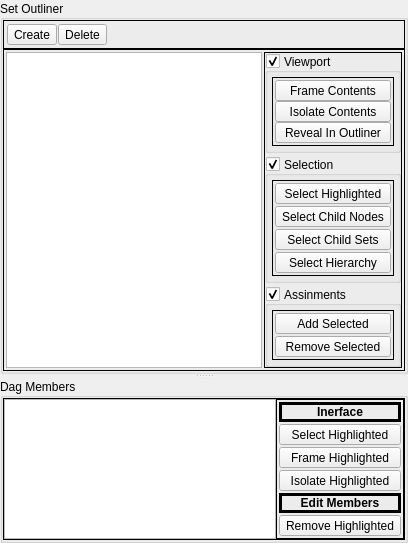
    <widget class="QSplitter" name="splitter">
     <property name="orientation">
      <enum>Qt::Vertical</enum>
     </property>
     <widget class="QGroupBox" name="Selection_Set_Outliner_groupBox">
      <property name="title">
       <string>Set Outliner</string>
      </property>
      <property name="alignment">
       <set>Qt::AlignLeading|Qt::AlignLeft|Qt::AlignVCenter</set>
      </property>
      <layout class="QVBoxLayout" name="verticalLayout">
       <property name="spacing">
        <number>0</number>
       </property>
       <property name="margin">
        <number>0</number>
       </property>
       <item>
        <widget class="QFrame" name="frame_2">
         <property name="frameShape">
          <enum>QFrame::Box</enum>
         </property>
         <layout class="QHBoxLayout" name="horizontalLayout">
          <property name="spacing">
           <number>1</number>
          </property>
          <property name="margin">
           <number>3</number>
          </property>
          <item>
           <widget class="QToolButton" name="SSets_Create_Tool_Button">
            <property name="sizePolicy">
             <sizepolicy hsizetype="Fixed" vsizetype="Fixed">
              <horstretch>0</horstretch>
              <verstretch>0</verstretch>
             </sizepolicy>
            </property>
            <property name="toolTip">
             <string>Create New Sets Under Selected Sets</string>
            </property>
            <property name="text">
             <string>Create</string>
            </property>
            <property name="icon">
             <iconset resource="../Internal_icons/maya_Internal_icons.qrc">
              <normaloff>:/C/createcontainer</normaloff>:/C/createcontainer</iconset>
            </property>
            <property name="toolButtonStyle">
             <enum>Qt::ToolButtonTextBesideIcon</enum>
            </property>
            <attribute name="buttonGroup">
             <string notr="true">All_Icon_Buttons</string>
            </attribute>
           </widget>
          </item>
          <item>
           <widget class="QToolButton" name="SSets_Delete_Tool_Button">
            <property name="sizePolicy">
             <sizepolicy hsizetype="Fixed" vsizetype="Fixed">
              <horstretch>0</horstretch>
              <verstretch>0</verstretch>
             </sizepolicy>
            </property>
            <property name="toolTip">
             <string>Delete Highlighted Sets</string>
            </property>
            <property name="text">
             <string>Delete</string>
            </property>
            <property name="icon">
             <iconset resource="../Internal_icons/maya_Internal_icons.qrc">
              <normaloff>:/R/removerenderable</normaloff>:/R/removerenderable</iconset>
            </property>
            <property name="toolButtonStyle">
             <enum>Qt::ToolButtonTextBesideIcon</enum>
            </property>
            <attribute name="buttonGroup">
             <string notr="true">All_Icon_Buttons</string>
            </attribute>
           </widget>
          </item>
          <item>
           <spacer name="horizontalSpacer_2">
            <property name="orientation">
             <enum>Qt::Horizontal</enum>
            </property>
            <property name="sizeHint" stdset="0">
             <size>
              <width>40</width>
              <height>20</height>
             </size>
            </property>
           </spacer>
          </item>
         </layout>
        </widget>
       </item>
       <item>
        <widget class="QFrame" name="Selection_Set_Outliner_Frame">
         <property name="frameShape">
          <enum>QFrame::Box</enum>
         </property>
         <property name="frameShadow">
          <enum>QFrame::Plain</enum>
         </property>
         <layout class="QHBoxLayout" name="horizontalLayout_2">
          <property name="spacing">
           <number>2</number>
          </property>
          <property name="margin">
           <number>2</number>
          </property>
          <item>
           <widget class="Tree_View" name="Selection_Set_Outliner_Tree_View">
            <property name="selectionMode">
             <enum>QAbstractItemView::ExtendedSelection</enum>
            </property>
           </widget>
          </item>
          <item>
           <widget class="QFrame" name="frame">
            <property name="frameShape">
             <enum>QFrame::Box</enum>
            </property>
            <layout class="QVBoxLayout" name="verticalLayout_2">
             <property name="spacing">
              <number>3</number>
             </property>
             <property name="margin">
              <number>0</number>
             </property>
             <item>
              <widget class="QGroupBox" name="SSets_Maya_Viewport_GroupBox">
               <property name="title">
                <string>Viewport</string>
               </property>
               <property name="alignment">
                <set>Qt::AlignLeading|Qt::AlignLeft|Qt::AlignVCenter</set>
               </property>
               <property name="checkable">
                <bool>true</bool>
               </property>
               <layout class="QVBoxLayout" name="verticalLayout_4">
                <property name="spacing">
                 <number>2</number>
                </property>
                <property name="margin">
                 <number>4</number>
                </property>
                <item>
                 <widget class="QFrame" name="SSets_Maya_Viewport_Frame">
                  <property name="frameShape">
                   <enum>QFrame::Box</enum>
                  </property>
                  <property name="frameShadow">
                   <enum>QFrame::Plain</enum>
                  </property>
                  <layout class="QHBoxLayout" name="horizontalLayout_8">
                   <property name="spacing">
                    <number>0</number>
                   </property>
                   <property name="margin">
                    <number>1</number>
                   </property>
                   <item>
                    <layout class="QVBoxLayout" name="SSets_Maya_Viewport_Tool_Buttons_Layout">
                     <property name="spacing">
                      <number>0</number>
                     </property>
                     <property name="margin">
                      <number>1</number>
                     </property>
                     <item>
                      <widget class="QToolButton" name="SSets_Frame_Contents_Tool_Button">
                       <property name="sizePolicy">
                        <sizepolicy hsizetype="Minimum" vsizetype="Fixed">
                         <horstretch>0</horstretch>
                         <verstretch>0</verstretch>
                        </sizepolicy>
                       </property>
                       <property name="toolTip">
                        <string>Select Child Nodes Of Highlighted Sets</string>
                       </property>
                       <property name="text">
                        <string>Frame Contents</string>
                       </property>
                       <property name="icon">
                        <iconset resource="../Internal_icons/maya_Internal_icons.qrc">
                         <normaloff>:/F/framegraph</normaloff>:/F/framegraph</iconset>
                       </property>
                       <property name="toolButtonStyle">
                        <enum>Qt::ToolButtonTextBesideIcon</enum>
                       </property>
                      </widget>
                     </item>
                     <item>
                      <widget class="QToolButton" name="SSets_Isolate_Contents_Tool_Button">
                       <property name="sizePolicy">
                        <sizepolicy hsizetype="Minimum" vsizetype="Fixed">
                         <horstretch>0</horstretch>
                         <verstretch>0</verstretch>
                        </sizepolicy>
                       </property>
                       <property name="toolTip">
                        <string>Select Child Sets Of Highlighted Sets</string>
                       </property>
                       <property name="text">
                        <string>Isolate Contents</string>
                       </property>
                       <property name="icon">
                        <iconset resource="../Internal_icons/maya_Internal_icons.qrc">
                         <normaloff>:/I/isolateselecteddown</normaloff>:/I/isolateselecteddown</iconset>
                       </property>
                       <property name="toolButtonStyle">
                        <enum>Qt::ToolButtonTextBesideIcon</enum>
                       </property>
                      </widget>
                     </item>
                     <item>
                      <widget class="QToolButton" name="SSets_Reveal_In_Outliner_Tool_Button">
                       <property name="sizePolicy">
                        <sizepolicy hsizetype="Minimum" vsizetype="Fixed">
                         <horstretch>0</horstretch>
                         <verstretch>0</verstretch>
                        </sizepolicy>
                       </property>
                       <property name="toolTip">
                        <string>Select Child Sets Of Highlighted Sets</string>
                       </property>
                       <property name="text">
                        <string>Reveal In Outliner</string>
                       </property>
                       <property name="icon">
                        <iconset resource="../Internal_icons/maya_Internal_icons.qrc">
                         <normaloff>:/R/render_decomposematrix</normaloff>:/R/render_decomposematrix</iconset>
                       </property>
                       <property name="toolButtonStyle">
                        <enum>Qt::ToolButtonTextBesideIcon</enum>
                       </property>
                      </widget>
                     </item>
                    </layout>
                   </item>
                  </layout>
                 </widget>
                </item>
               </layout>
              </widget>
             </item>
             <item>
              <widget class="QGroupBox" name="SSets_Selections_GroupBox">
               <property name="title">
                <string>Selection</string>
               </property>
               <property name="alignment">
                <set>Qt::AlignLeading|Qt::AlignLeft|Qt::AlignVCenter</set>
               </property>
               <property name="checkable">
                <bool>true</bool>
               </property>
               <layout class="QVBoxLayout" name="verticalLayout_6">
                <property name="spacing">
                 <number>7</number>
                </property>
                <property name="margin">
                 <number>4</number>
                </property>
                <item>
                 <widget class="QFrame" name="SSets_Selections_Frame">
                  <property name="frameShape">
                   <enum>QFrame::Box</enum>
                  </property>
                  <property name="frameShadow">
                   <enum>QFrame::Plain</enum>
                  </property>
                  <layout class="QHBoxLayout" name="horizontalLayout_9">
                   <property name="spacing">
                    <number>0</number>
                   </property>
                   <property name="margin">
                    <number>1</number>
                   </property>
                   <item>
                    <layout class="QVBoxLayout" name="SSets_Selections_Tool_Buttons_Layout">
                     <property name="spacing">
                      <number>2</number>
                     </property>
                     <property name="margin">
                      <number>1</number>
                     </property>
                     <item>
                      <widget class="QToolButton" name="SSets_Select_Highlighted_Tool_Button">
                       <property name="sizePolicy">
                        <sizepolicy hsizetype="Minimum" vsizetype="Fixed">
                         <horstretch>0</horstretch>
                         <verstretch>0</verstretch>
                        </sizepolicy>
                       </property>
                       <property name="toolTip">
                        <string>Selected Highlighted Sets</string>
                       </property>
                       <property name="text">
                        <string>Select Highlighted</string>
                       </property>
                       <property name="icon">
                        <iconset resource="../Internal_icons/maya_Internal_icons.qrc">
                         <normaloff>:/S/selectobject</normaloff>:/S/selectobject</iconset>
                       </property>
                       <property name="toolButtonStyle">
                        <enum>Qt::ToolButtonTextBesideIcon</enum>
                       </property>
                      </widget>
                     </item>
                     <item>
                      <widget class="QToolButton" name="SSets_Select_Child_Nodes_Tool_Button">
                       <property name="sizePolicy">
                        <sizepolicy hsizetype="Minimum" vsizetype="Fixed">
                         <horstretch>0</horstretch>
                         <verstretch>0</verstretch>
                        </sizepolicy>
                       </property>
                       <property name="toolTip">
                        <string>Select Child Nodes Of Highlighted Sets</string>
                       </property>
                       <property name="text">
                        <string>Select Child Nodes</string>
                       </property>
                       <property name="icon">
                        <iconset resource="../Internal_icons/maya_Internal_icons.qrc">
                         <normaloff>:/S/selectbyhierarchy</normaloff>:/S/selectbyhierarchy</iconset>
                       </property>
                       <property name="toolButtonStyle">
                        <enum>Qt::ToolButtonTextBesideIcon</enum>
                       </property>
                      </widget>
                     </item>
                     <item>
                      <widget class="QToolButton" name="SSets_Select_Child_Sets_Tool_Button">
                       <property name="sizePolicy">
                        <sizepolicy hsizetype="Minimum" vsizetype="Fixed">
                         <horstretch>0</horstretch>
                         <verstretch>0</verstretch>
                        </sizepolicy>
                       </property>
                       <property name="toolTip">
                        <string>Select Child Sets Of Highlighted Sets</string>
                       </property>
                       <property name="text">
                        <string>Select Child Sets</string>
                       </property>
                       <property name="icon">
                        <iconset resource="../Internal_icons/maya_Internal_icons.qrc">
                         <normaloff>:/S/selectobj</normaloff>:/S/selectobj</iconset>
                       </property>
                       <property name="toolButtonStyle">
                        <enum>Qt::ToolButtonTextBesideIcon</enum>
                       </property>
                      </widget>
                     </item>
                     <item>
                      <widget class="QToolButton" name="SSets_Select_Highlighted_Hierarchy_Tool_Button">
                       <property name="sizePolicy">
                        <sizepolicy hsizetype="Minimum" vsizetype="Fixed">
                         <horstretch>0</horstretch>
                         <verstretch>0</verstretch>
                        </sizepolicy>
                       </property>
                       <property name="toolTip">
                        <string>Selected Highlighted Sets</string>
                       </property>
                       <property name="text">
                        <string>Select Hierarchy</string>
                       </property>
                       <property name="icon">
                        <iconset resource="../Internal_icons/maya_Internal_icons.qrc">
                         <normaloff>:/S/selectfilecontents</normaloff>:/S/selectfilecontents</iconset>
                       </property>
                       <property name="toolButtonStyle">
                        <enum>Qt::ToolButtonTextBesideIcon</enum>
                       </property>
                      </widget>
                     </item>
                    </layout>
                   </item>
                  </layout>
                 </widget>
                </item>
               </layout>
              </widget>
             </item>
             <item>
              <widget class="QGroupBox" name="SSets_Membership_Assinment_GroupBox">
               <property name="title">
                <string>Assinments</string>
               </property>
               <property name="alignment">
                <set>Qt::AlignLeading|Qt::AlignLeft|Qt::AlignVCenter</set>
               </property>
               <property name="checkable">
                <bool>true</bool>
               </property>
               <layout class="QVBoxLayout" name="verticalLayout_7">
                <property name="spacing">
                 <number>7</number>
                </property>
                <property name="margin">
                 <number>4</number>
                </property>
                <item>
                 <widget class="QFrame" name="SSets_Membership_Assinment_Frame">
                  <property name="frameShape">
                   <enum>QFrame::Box</enum>
                  </property>
                  <property name="frameShadow">
                   <enum>QFrame::Plain</enum>
                  </property>
                  <layout class="QHBoxLayout" name="horizontalLayout_10">
                   <property name="spacing">
                    <number>0</number>
                   </property>
                   <property name="margin">
                    <number>1</number>
                   </property>
                   <item>
                    <layout class="QVBoxLayout" name="SSets_Membership_Assinment_Tool_Buttons_Layout">
                     <property name="spacing">
                      <number>2</number>
                     </property>
                     <property name="margin">
                      <number>1</number>
                     </property>
                     <item>
                      <widget class="QToolButton" name="SSets_Add_Selected_Members_Tool_Button">
                       <property name="sizePolicy">
                        <sizepolicy hsizetype="Minimum" vsizetype="Fixed">
                         <horstretch>0</horstretch>
                         <verstretch>0</verstretch>
                        </sizepolicy>
                       </property>
                       <property name="toolTip">
                        <string>Add Selected Nodes To Highlighted Sets</string>
                       </property>
                       <property name="text">
                        <string>Add Selected</string>
                       </property>
                       <property name="icon">
                        <iconset resource="../Internal_icons/maya_Internal_icons.qrc">
                         <normaloff>:/S/setedaddcmd</normaloff>:/S/setedaddcmd</iconset>
                       </property>
                       <property name="toolButtonStyle">
                        <enum>Qt::ToolButtonTextBesideIcon</enum>
                       </property>
                      </widget>
                     </item>
                     <item>
                      <widget class="QToolButton" name="SSets_Remove_Selected_Members_Tool_Button">
                       <property name="sizePolicy">
                        <sizepolicy hsizetype="Minimum" vsizetype="Fixed">
                         <horstretch>0</horstretch>
                         <verstretch>0</verstretch>
                        </sizepolicy>
                       </property>
                       <property name="toolTip">
                        <string>Remove Selected Nodes To Highlighted Sets</string>
                       </property>
                       <property name="text">
                        <string>Remove Selected</string>
                       </property>
                       <property name="icon">
                        <iconset resource="../Internal_icons/maya_Internal_icons.qrc">
                         <normaloff>:/S/setedremovecmd</normaloff>:/S/setedremovecmd</iconset>
                       </property>
                       <property name="toolButtonStyle">
                        <enum>Qt::ToolButtonTextBesideIcon</enum>
                       </property>
                      </widget>
                     </item>
                    </layout>
                   </item>
                  </layout>
                 </widget>
                </item>
                <item>
                 <spacer name="verticalSpacer">
                  <property name="orientation">
                   <enum>Qt::Vertical</enum>
                  </property>
                  <property name="sizeHint" stdset="0">
                   <size>
                    <width>20</width>
                    <height>40</height>
                   </size>
                  </property>
                 </spacer>
                </item>
               </layout>
              </widget>
             </item>
            </layout>
           </widget>
          </item>
         </layout>
        </widget>
       </item>
      </layout>
     </widget>
     <widget class="QGroupBox" name="Child_Nodes_groupBox">
      <property name="title">
       <string>Dag Members</string>
      </property>
      <property name="alignment">
       <set>Qt::AlignLeading|Qt::AlignLeft|Qt::AlignVCenter</set>
      </property>
      <layout class="QVBoxLayout" name="verticalLayout_3">
       <property name="margin">
        <number>0</number>
       </property>
       <item>
        <widget class="QFrame" name="Child_Nodes_Frame">
         <property name="frameShape">
          <enum>QFrame::Box</enum>
         </property>
         <property name="frameShadow">
          <enum>QFrame::Plain</enum>
         </property>
         <layout class="QHBoxLayout" name="horizontalLayout_3">
          <property name="spacing">
           <number>0</number>
          </property>
          <property name="margin">
           <number>0</number>
          </property>
          <item>
           <widget class="List_View" name="Child_Nodes_List_View">
            <property name="acceptDrops">
             <bool>true</bool>
            </property>
            <property name="dragDropMode">
             <enum>QAbstractItemView::DragDrop</enum>
            </property>
            <property name="defaultDropAction">
             <enum>Qt::CopyAction</enum>
            </property>
           </widget>
          </item>
          <item>
           <widget class="QFrame" name="frame_3">
            <property name="frameShape">
             <enum>QFrame::Box</enum>
            </property>
            <layout class="QVBoxLayout" name="verticalLayout_5">
             <property name="spacing">
              <number>2</number>
             </property>
             <property name="margin">
              <number>2</number>
             </property>
             <item>
              <widget class="QLabel" name="label_3">
               <property name="font">
                <font>
                 <weight>75</weight>
                 <bold>true</bold>
                </font>
               </property>
               <property name="frameShape">
                <enum>QFrame::Box</enum>
               </property>
               <property name="lineWidth">
                <number>3</number>
               </property>
               <property name="text">
                <string>Inerface</string>
               </property>
               <property name="alignment">
                <set>Qt::AlignCenter</set>
               </property>
               <property name="margin">
                <number>2</number>
               </property>
              </widget>
             </item>
             <item>
              <widget class="QToolButton" name="DMem_Select_Highlighted_Tool_Button">
               <property name="sizePolicy">
                <sizepolicy hsizetype="Minimum" vsizetype="Fixed">
                 <horstretch>0</horstretch>
                 <verstretch>0</verstretch>
                </sizepolicy>
               </property>
               <property name="toolTip">
                <string>Selected Highlighted Sets</string>
               </property>
               <property name="text">
                <string>Select Highlighted</string>
               </property>
               <property name="icon">
                <iconset resource="../Internal_icons/maya_Internal_icons.qrc">
                 <normaloff>:/S/selectobject</normaloff>:/S/selectobject</iconset>
               </property>
               <property name="toolButtonStyle">
                <enum>Qt::ToolButtonTextBesideIcon</enum>
               </property>
               <attribute name="buttonGroup">
                <string notr="true">All_Icon_Buttons</string>
               </attribute>
              </widget>
             </item>
             <item>
              <widget class="QToolButton" name="DGMem_Frame_Highlighted_Tool_Button">
               <property name="sizePolicy">
                <sizepolicy hsizetype="Minimum" vsizetype="Fixed">
                 <horstretch>0</horstretch>
                 <verstretch>0</verstretch>
                </sizepolicy>
               </property>
               <property name="toolTip">
                <string>Select Child Nodes Of Highlighted Sets</string>
               </property>
               <property name="text">
                <string>Frame Highlighted</string>
               </property>
               <property name="icon">
                <iconset resource="../Internal_icons/maya_Internal_icons.qrc">
                 <normaloff>:/F/frameselection</normaloff>:/F/frameselection</iconset>
               </property>
               <property name="toolButtonStyle">
                <enum>Qt::ToolButtonTextBesideIcon</enum>
               </property>
               <attribute name="buttonGroup">
                <string notr="true">All_Icon_Buttons</string>
               </attribute>
              </widget>
             </item>
             <item>
              <widget class="QToolButton" name="DGMem_Isolate_Highlighted_Tool_Button">
               <property name="sizePolicy">
                <sizepolicy hsizetype="Minimum" vsizetype="Fixed">
                 <horstretch>0</horstretch>
                 <verstretch>0</verstretch>
                </sizepolicy>
               </property>
               <property name="toolTip">
                <string>Select Child Sets Of Highlighted Sets</string>
               </property>
               <property name="text">
                <string>Isolate Highlighted</string>
               </property>
               <property name="icon">
                <iconset resource="../Internal_icons/maya_Internal_icons.qrc">
                 <normaloff>:/I/isolateselected</normaloff>:/I/isolateselected</iconset>
               </property>
               <property name="toolButtonStyle">
                <enum>Qt::ToolButtonTextBesideIcon</enum>
               </property>
               <attribute name="buttonGroup">
                <string notr="true">All_Icon_Buttons</string>
               </attribute>
              </widget>
             </item>
             <item>
              <widget class="QLabel" name="label_5">
               <property name="font">
                <font>
                 <weight>75</weight>
                 <bold>true</bold>
                </font>
               </property>
               <property name="frameShape">
                <enum>QFrame::Box</enum>
               </property>
               <property name="lineWidth">
                <number>3</number>
               </property>
               <property name="text">
                <string>Edit Members</string>
               </property>
               <property name="alignment">
                <set>Qt::AlignCenter</set>
               </property>
               <property name="margin">
                <number>2</number>
               </property>
              </widget>
             </item>
             <item>
              <widget class="QToolButton" name="DGMem_Remove_Highlighted_Tool_Button">
               <property name="sizePolicy">
                <sizepolicy hsizetype="Minimum" vsizetype="Fixed">
                 <horstretch>0</horstretch>
                 <verstretch>0</verstretch>
                </sizepolicy>
               </property>
               <property name="toolTip">
                <string>Remove Selected Nodes To Highlighted Sets</string>
               </property>
               <property name="text">
                <string>Remove Highlighted</string>
               </property>
               <property name="icon">
                <iconset resource="../Internal_icons/maya_Internal_icons.qrc">
                 <normaloff>:/S/setedremovecmd</normaloff>:/S/setedremovecmd</iconset>
               </property>
               <property name="toolButtonStyle">
                <enum>Qt::ToolButtonTextBesideIcon</enum>
               </property>
               <attribute name="buttonGroup">
                <string notr="true">All_Icon_Buttons</string>
               </attribute>
              </widget>
             </item>
             <item>
              <spacer name="verticalSpacer_3">
               <property name="orientation">
                <enum>Qt::Vertical</enum>
               </property>
               <property name="sizeHint" stdset="0">
                <size>
                 <width>20</width>
                 <height>40</height>
                </size>
               </property>
              </spacer>
             </item>
            </layout>
           </widget>
          </item>
         </layout>
        </widget>
       </item>
      </layout>
     </widget>
    </widget>
